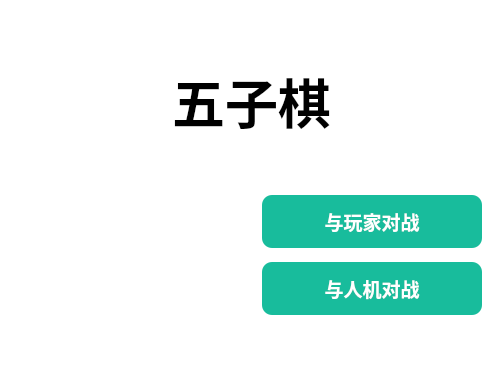
<?xml version="1.0" encoding="UTF-8"?>
<ui version="4.0">
 <class>InitialForm</class>
 <widget class="QWidget" name="InitialForm">
  <property name="geometry">
   <rect>
    <x>0</x>
    <y>0</y>
    <width>503</width>
    <height>376</height>
   </rect>
  </property>
  <property name="windowTitle">
   <string>Dialog</string>
  </property>
  <property name="styleSheet">
   <string notr="true">QWidget{
background:white;
}
QPushButton#btnPVP,
QPushButton#btnPVE {
    background-color: #18BC9C;
    color: white;
    font:bold;
    padding:12 10 12 10;
    border-radius:10;
}

QPushButton#btnPVP:hover,
QPushButton#btnPVE:hover {
    background-color: #3BC6AB; /* 鼠标悬停时的背景色 */
}

QPushButton#btnPVP:pressed,
QPushButton#btnPVE:pressed {
    background-color: #46C9B0; /* 按钮点击时的背景色 */
}
</string>
  </property>
  <layout class="QGridLayout" name="gridLayout">
   <item row="0" column="0">
    <layout class="QGridLayout" name="mainLayout" rowstretch="2,0,0,0">
     <property name="leftMargin">
      <number>10</number>
     </property>
     <property name="topMargin">
      <number>10</number>
     </property>
     <property name="rightMargin">
      <number>10</number>
     </property>
     <property name="bottomMargin">
      <number>10</number>
     </property>
     <property name="horizontalSpacing">
      <number>21</number>
     </property>
     <property name="verticalSpacing">
      <number>14</number>
     </property>
     <item row="0" column="0" colspan="2">
      <widget class="QLabel" name="label">
       <property name="font">
        <font>
         <family>黑体</family>
         <pointsize>40</pointsize>
         <bold>true</bold>
        </font>
       </property>
       <property name="text">
        <string>五子棋</string>
       </property>
       <property name="scaledContents">
        <bool>true</bool>
       </property>
       <property name="alignment">
        <set>Qt::AlignCenter</set>
       </property>
      </widget>
     </item>
     <item row="1" column="0" rowspan="3">
      <widget class="QLabel" name="label_2">
       <property name="sizePolicy">
        <sizepolicy hsizetype="Minimum" vsizetype="Minimum">
         <horstretch>0</horstretch>
         <verstretch>0</verstretch>
        </sizepolicy>
       </property>
       <property name="maximumSize">
        <size>
         <width>304</width>
         <height>253</height>
        </size>
       </property>
       <property name="text">
        <string/>
       </property>
       <property name="pixmap">
        <pixmap resource="resourses.qrc">:/imgs/initial_dialog_logo.png</pixmap>
       </property>
       <property name="scaledContents">
        <bool>true</bool>
       </property>
       <property name="alignment">
        <set>Qt::AlignJustify|Qt::AlignVCenter</set>
       </property>
      </widget>
     </item>
     <item row="2" column="1">
      <widget class="QPushButton" name="btnPVE">
       <property name="font">
        <font>
         <pointsize>14</pointsize>
         <italic>false</italic>
         <bold>true</bold>
        </font>
       </property>
       <property name="text">
        <string>与人机对战</string>
       </property>
       <property name="flat">
        <bool>true</bool>
       </property>
      </widget>
     </item>
     <item row="1" column="1">
      <widget class="QPushButton" name="btnPVP">
       <property name="font">
        <font>
         <pointsize>14</pointsize>
         <italic>false</italic>
         <bold>true</bold>
        </font>
       </property>
       <property name="text">
        <string>与玩家对战</string>
       </property>
       <property name="flat">
        <bool>true</bool>
       </property>
      </widget>
     </item>
     <item row="3" column="1">
      <spacer name="verticalSpacer">
       <property name="orientation">
        <enum>Qt::Vertical</enum>
       </property>
       <property name="sizeHint" stdset="0">
        <size>
         <width>20</width>
         <height>40</height>
        </size>
       </property>
      </spacer>
     </item>
    </layout>
   </item>
  </layout>
 </widget>
 <resources>
  <include location="resourses.qrc"/>
 </resources>
 <connections/>
</ui>
